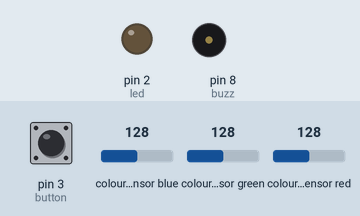
Recording of a sketch running on a simulated Arduino Uno, built with avr-gcc and run on an emulated ATmega328P. Shown: output pins drawn as LEDs (lit = HIGH), buzzer (waves = sounding). Wiring (inferred from the names in the program): TCS34725 colour sensor at I2C address 0x29. Dashed ring = blinking. The inputs (shaded band) are chosen by the test bench; at power-on: pin 3 (button) HIGH, colour sensor blue 128, colour sensor green 128, colour sensor red 128.

Above: at 1.2 s.
1.3 s: pin 3 (button) pulled LOW for 0.15 s
At 2.5 s:
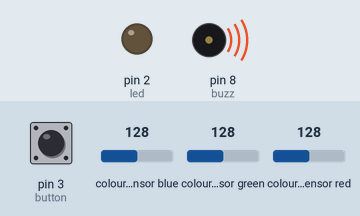
4.3 s: pin 3 (button) pulled LOW for 1 s
At 7.0 s:
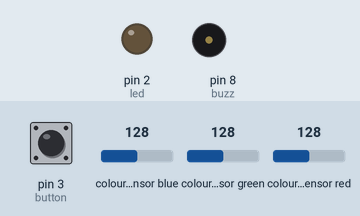
7.3 s: pin 3 (button) pulled LOW for 3.2 s
At 8.2 s:
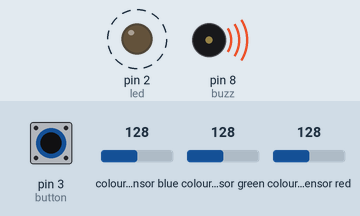
Timing chart, 0 to 13.5 s (numbered marks = the images above; inputs shaded):
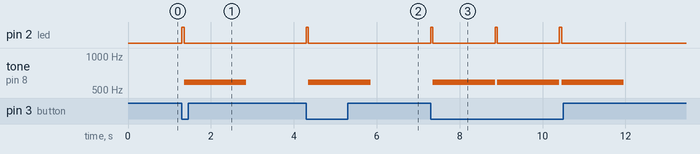

Measured:
- after the input at 1.3 s, pin 2 (led): LOW → HIGH at once, → LOW 0.05 s later; tone on pin 8 (buzz): silent → 587 Hz after 0.05 s, → silent 1.5 s later
- after the input at 4.3 s, pin 2 (led): LOW → HIGH at once, → LOW 0.05 s later; tone on pin 8 (buzz): silent → 587 Hz after 0.05 s, → silent 1.5 s later
- after the input at 7.3 s, pin 2 (led): alternates HIGH for 0.05 s and LOW for 1.5 s, 6 changes in all, then stays LOW, starting at once; tone on pin 8 (buzz): alternates 587 Hz for 1.5 s and silent for 0.05 s, 6 changes in all, then stays silent, starting after 0.05 s

The sketch:

color_to_sound_standalone.ino
```cpp
#include <Wire.h>    // include support for the I2C functionality
const int TCS34725=0x29;                      // I2C address
int buzz = 8;                                 // Piezo Buzzer
int led = 2;                                  // LED on breakout board
int button = 3;
void I2Cwrite(int addr, int reg, int val) {   // I2C write
  Wire.beginTransmission(addr);               // address
  Wire.write(0xFF & (0x80 | reg));            // register with command bit set
  Wire.write(val);                            // write value
  Wire.endTransmission(true);
}
int I2Cread(int addr, int reg) {              //I2C read
  Wire.beginTransmission(addr);
  Wire.write(0xFF & (0x80 | reg));            // start register address
  Wire.endTransmission(false);
  Wire.requestFrom(addr,1);                   // request one byte
  return Wire.read();                         // read and return
}
void color_begin() {                          // we need to turn the device ON
  delay(10);                                  // wait
  I2Cwrite(TCS34725,0x00,0x01);               // first PON
  delay(3);                                   // see note 2 on page 20
  I2Cwrite(TCS34725,0x00,0x03);               // then AEN
}
void setup() {
  Wire.begin();                         // initialize the I2C functionality
  pinMode(led,OUTPUT);                  // control the LED on breakout board
  digitalWrite(led,LOW);                // initially it is off
  pinMode(button,INPUT_PULLUP);         // button pin
  color_begin();
}
void loop() {
  if (digitalRead(button)==LOW) {  // wait until button is pressed
    int b1,b2,d;
    float clea,red,green,blue;
    digitalWrite(led, HIGH);
    delay(50);
    b1=I2Cread(TCS34725,0x14);         // raw data, clear
    b2=I2Cread(TCS34725,0x15);
    clea=b2*256+b1;                    // combine bytes to 16-bit word
    b1=I2Cread(TCS34725,0x16);         // raw data, red
    b2=I2Cread(TCS34725,0x17);
    red=b2*256+b1;
    b1=I2Cread(TCS34725,0x18);         // raw data, green
    b2=I2Cread(TCS34725,0x19);
    green=b2*256+b1;
    b1=I2Cread(TCS34725,0x1A);         // raw data, blue
    b2=I2Cread(TCS34725,0x1B);
    blue=b2*256+b1;
    if (clea < 1000) {                 // convert brightness to duration
      d=500;                           // 0.5 seconds
    } else if (clea > 1000) {
      d=1500;                          // 1.5 seconds
    }
    digitalWrite(led, LOW);
    if (red/clea > 0.6) {
      tone(buzz, 262, d);
    } else if (green/clea > 0.3) {
      tone(buzz, 587, d);
    } else if (blue/clea > 0.24) {
      tone(buzz, 880, d);
    } else {
      tone(buzz, 130, d);
    }
    delay(d); // wait for the tone to end
  }
}
```
